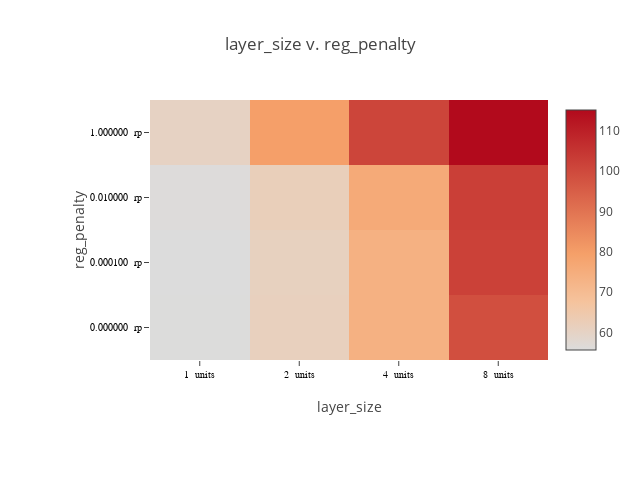

Source (notebook cell):
### Code cell
plot_matrix(lossframe, "layer_size", "reg_penalty", x_suffix=" units", y_suffix=" rp")

### Figure 1 — Plotly figure (JSON) as saved in the notebook; plotly's stock layout.template omitted (floating-point values rounded to 4 significant figures)
{"data": [{"colorscale": [[0, "rgb(0,0,255)", [1, "rgb(255,0,0)"]]], "type": "heatmap", "x": ["1  units", "2  units", "4  units", "8  units"], "y": ["0.000000  rp", "0.000100  rp", "0.010000  rp", "1.000000  rp"], "z": [[55.75, 61.34, 73.78, 98.79], [55.63, 61.03, 73.8, 101.9], [56.05, 61.97, 76.05, 102.5], [60.45, 79.6, 101.1, 115.1]]}], "layout": {"height": 480, "margin": {"b": 120, "l": 150, "r": 30, "t": 100}, "title": "layer_size v. reg_penalty", "width": 640, "xaxis": {"tickfont": {"color": "black", "family": "Arial, sans-serif", "size": 10}, "title": "layer_size"}, "yaxis": {"tickfont": {"color": "black", "family": "Arial, sans-serif", "size": 10}, "title": "reg_penalty"}}}
